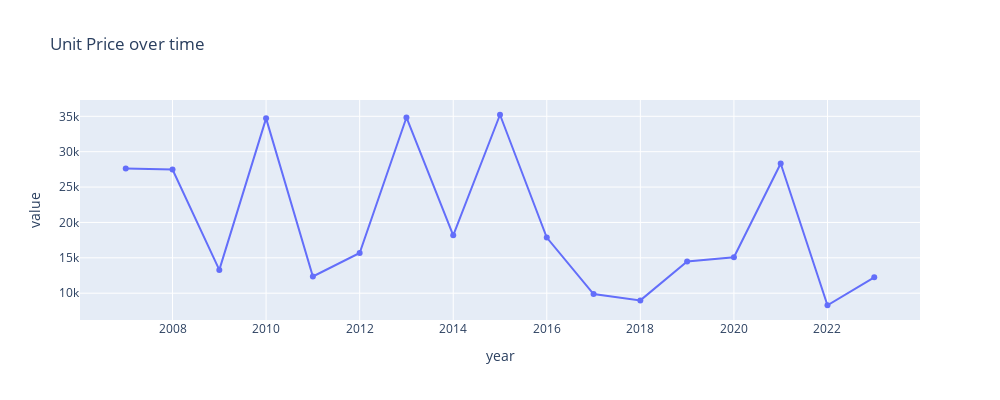

The notebook cell saved with this chart:
### Code cell
plot_time_series(
    area_df,
    metric,
    group_by_columns,
    granularity_columns,
    f"Unit Price over time",
    # visible="legendonly",
    width=1000,
    height=400,
    showlegend=False
)

### Figure 1 — Plotly figure (JSON) as saved in the notebook; plotly's stock layout.template omitted (floating-point values rounded to 4 significant figures)
{"data": [{"hovertemplate": "variable=('Akita-ken Nikaho-shi', '5214')<br>year=%{x}<br>value=%{y}<extra></extra>", "legendgroup": "('Akita-ken Nikaho-shi', '5214')", "line": {"color": "#636efa", "dash": "solid"}, "marker": {"symbol": "circle"}, "mode": "lines+markers", "name": "('Akita-ken Nikaho-shi', '5214')", "orientation": "v", "showlegend": true, "type": "scatter", "x": [2007, 2008, 2009, 2010, 2011, 2012, 2013, 2014, 2015, 2016, 2017, 2018, 2019, 2020, 2021, 2022, 2023], "xaxis": "x", "y": [27610.0, 27470.0, 13290.0, 34710.0, 12360.0, 15680.0, 34830.0, 18180.0, 35220.0, 17870.0, 9883.0, 8984.0, 14500.0, 15070.0, 28320.0, 8297.0, 12240.0], "yaxis": "y"}], "layout": {"autosize": false, "height": 400, "hovermode": "closest", "legend": {"title": {"text": "variable"}, "tracegroupgap": 0}, "showlegend": false, "title": {"text": "Unit Price over time"}, "width": 1000, "xaxis": {"anchor": "y", "domain": [0, 1], "title": {"text": "year"}}, "yaxis": {"anchor": "x", "domain": [0, 1], "title": {"text": "value"}}}}
